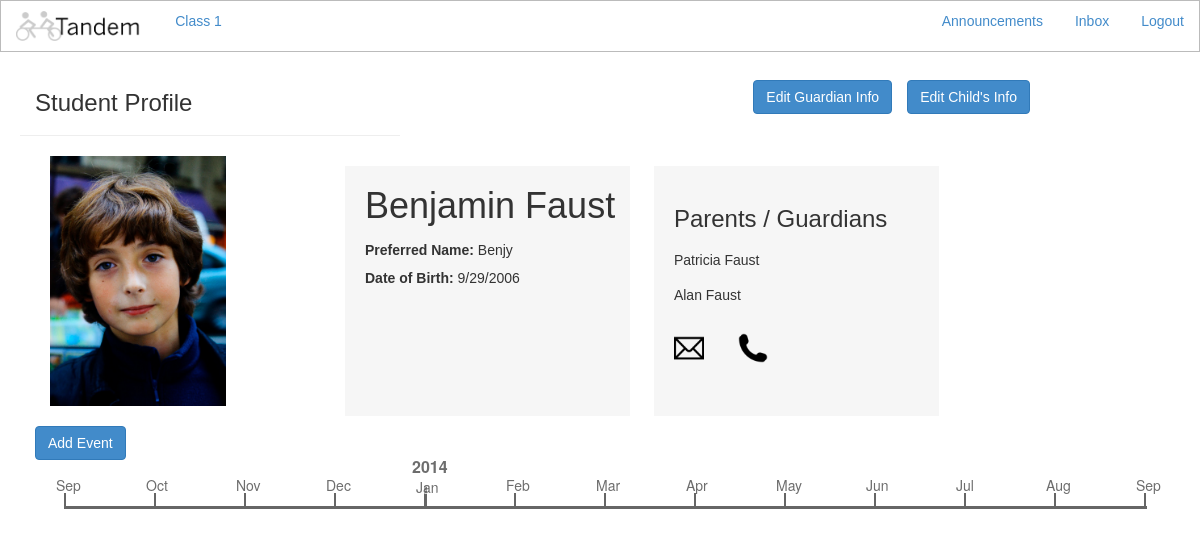
The page /student/8/ on the database its author committed.
### student/models.py (models this page shows)
class Student(models.Model):
	firstName = models.CharField(max_length=15)
	lastName = models.CharField(max_length=25)
	preferredName = models.CharField(max_length=15)
	parent1 = models.CharField(max_length=40)
	parent2 = models.CharField(max_length=40)
	birthdate = models.DateTimeField('Date of Birth')
	parent_email=models.CharField(max_length=25)
	parent_phone=models.CharField(max_length=25)

### student/views.py (the view)
# urls.py: url(r'^student/(?P<student_id>\d+)/?$', 'student.views.profile'),
def profile(request, student_id):
	student = Student.objects.get(id=student_id)
	events = Event.objects.filter(student=student)
	num_events=len(events)
	variables = {"student" : student, "events" : events, 'num_events': num_events, "stud_id": student.id}
	return render_to_response('profile.html', RequestContext(request, variables))

### templates/profile.html (shortened to what this page needs)
<html>
    <head>
        {% include 'nav_bar.html' %}
        <link rel="stylesheet" href="http://code.jquery.com/ui/1.10.4/themes/smoothness/jquery-ui.css">
        <link rel="stylesheet" type="text/css" href="/static/bootstrap/css/bootstrap.min.css">
        <link rel="stylesheet" type="text/css" href="/static/css/common.css">
        <link rel="stylesheet" type="text/css" href="/static/jqtimeline/css/jquery.jqtimeline.css" />
        <link rel="stylesheet" type="text/css" href="/static/css/common.css">
        <link rel="stylesheet" type="text/css" href="/static/css/profile.css" />
        <link rel="stylesheet" type="text/css" href="/static/css/bootstrap-dialog.css" />
        <link rel="stylesheet" type="text/css" href="/static/css/nav_bar.css">
    </head>
    <body>
        <div class='container'>
            <div id='header-bar' class='row'>
                <div id='page-header' class="page-header col-md-4">
                    <h3>Student Profile</h3>
                </div>
                <button id="editinfo-btn" class='btn btn-success' data-toggle="modal" data-target="#childInfoModal" onclick="fillinfo();"/>Edit Child's Info</button>
                <button id="editinfo-btn2" class='btn btn-success' data-toggle="modal" data-target="#guardianInfoModal" onclick="fillinfo2();"/>Edit Guardian Info</button>
            </div>
            <div id="profile-wrapper" class="container">
                <div class="column-left">
                    <img src="/static/image/{{ stud_id }}.png" alt="Johnny Fox profile image" class="prof">
                </div>
                <div class="column-center">
                    <h1 id="student-name">{{student.firstName}} {{student.lastName}}</h1>
                    <span><b>Preferred Name:</b> <span id="preferred-name">{{student.preferredName}}</span></br><span>
                    <span><b>Date of Birth:</b><span id="dob"> {{student.birthdate.date.month}}/{{student.birthdate.date.day}}/{{student.birthdate.date.year}}</span></br><span>
                </div>
                <div class="column-right">
                    <h3>Parents / Guardians</h3>
                    <span id="g1label" class="parent">{{student.parent1}} </span>
                    <br>
                    <span id="g2label" class="parent">{{student.parent2}} </span>
                    <br><br>
                    <div class="icon-wrapper">
                       <div id="sfoxclick" onclick="$('#contactparent').text({{ student.parent2 }});" data-toggle="modal" data-target="#newMessageModal"><img src="/static/image/mailicon.png" alt="Send a message" class="contacticons"></div>
                        <div data-toggle="modal" data-target="#phoneNumberModal"><img src="/static/image/callicon.png" alt="Call with Google Voice" class="contacticons"></div>
                    </div>
                </div>
            </div>
            <div id="timeline-wrapper" class="container">
            </div>
            <div id="button-wrapper">
                <button id="addevent" class='btn btn-success' data-toggle="modal" data-target="#myModal"/>Add Event</button>
            </div>
        </div>
</body>
</html>

### static/css/common.css (style rules this page uses)
body { font-family: "Avant Garde", Avantgarde, sans-serif; }
button { background: #428BCA; color: white; }
#header-bar { margin-top: 30px; }
.contacticons { height:30px; padding-right: 30px; cursor: pointer; }

### static/css/nav_bar.css (style rules this page uses)
html, body { margin-left: 5px; }

### static/css/profile.css (style rules this page uses)
.prof { float: left; padding: 0px; height: 250px; }
#header-bar { margin-top: 30px; width: 100%; }
#editinfo-btn { float: right; margin-right: 130px; margin-top: 50px; }
#editinfo-btn2 { float: right; margin-right: 15px; margin-top: 50px; }
#profile-wrapper { margin-left: auto; margin-right: auto; }
#timeline-wrapper { margin-left: auto; margin-right: auto; position: absolute; }
#student-name { margin-top: 0px; }
.container div { display: inline-block; }
.column-left { float: left; width: 25%; padding: 0; }
.column-center { width: 25%; height: 250px; margin:10px; background: rgba(245, 245, 245, .9); padding-top: 20px; padding-bottom: 20px; padding-left: 20px; vertical-align:top; line-height: 200%; }
.column-right { display: inline-block; width: 25%; height: 250px; margin:10px; vertical-align:top; background: rgba(245, 245, 245, .9); padding-top: 20px; padding-bottom: 0px; padding-left: 20px; padding-right: 0px; }
#button-wrapper { display: inline-block; float: right; margin-right: 30px; z-index: 3; position: absolute; }
.parent { line-height: 35px; }
.icon-wrapper { display: inline-block; float: left; padding-right: 30px; }

### rows shown on the page
Student: firstName "Benjamin", lastName "Faust", preferredName "Benjy", birthdate.date.month "9", birthdate.date.day "29", birthdate.date.year "2006", parent1 "Patricia Faust", parent2 "Alan Faust"
